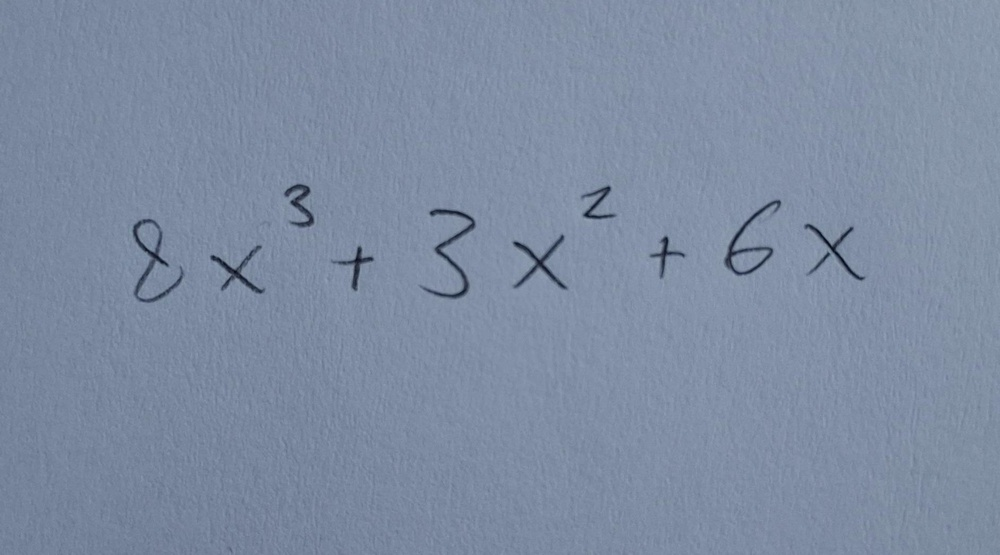
#> input picture CS469_669_DIP_FINALPROJECT_OCR_Presentable/Images/test.jpg, 1000 x 555 px, shrunk from 1884 x 1045 before the run
$ python main.py
#> lines starting #> are read from the running program, lines starting #| are printed output that depends on the picture; after the words box and inside, x2 and y2 are one past the last pixel; in counts of white or black regions, pixels touching at a corner belong together
#> in read_in_image, image is the input picture: shape (555, 1000, 3); mean B, G, R 162.3, 139.9, 125.9
import os
import cv2 as cv
import numpy as np
import pytesseract
import integral_math
from PIL import Image
from matplotlib import pyplot as plt

# [6 lines left out: function zero_padding, not called in this run]


def convert_to_grayscale(image_array):
    # Use weighted techinque to convert the image into grayscale
    grayscale_image = None

    if(len(image_array.shape) == 3):
        r = image_array[:,:,0]
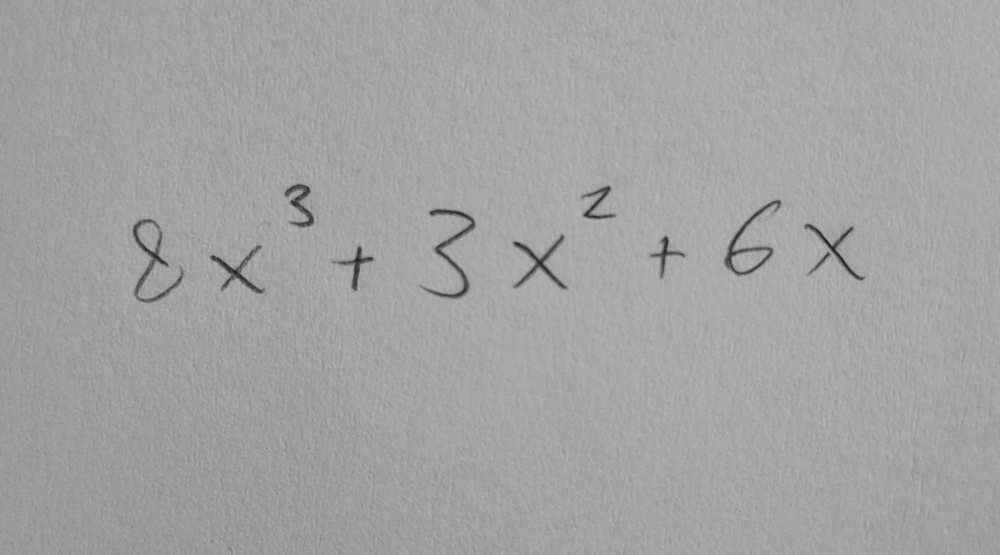
#> r: shape (555, 1000); min 25, max 184, mean 162.3
        g = image_array[:,:,1]
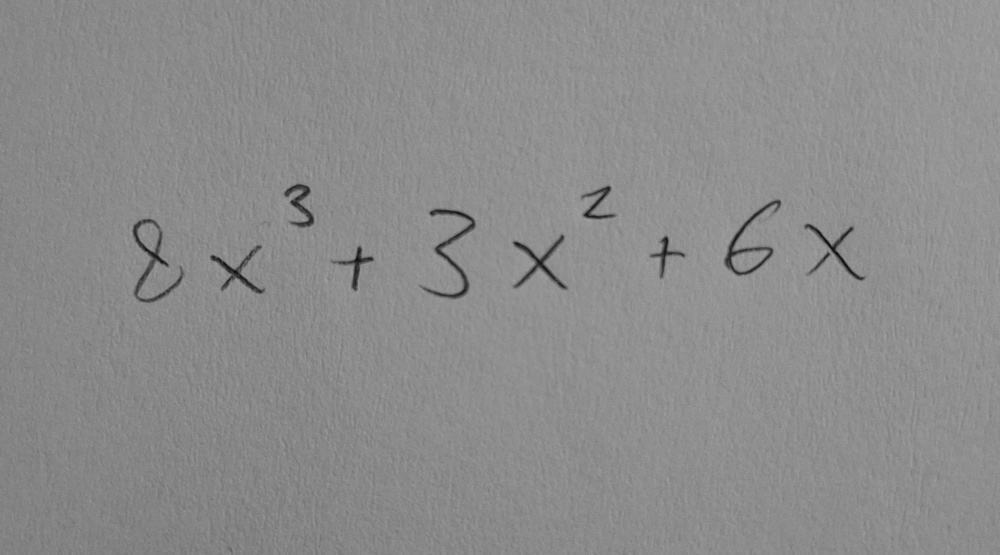
#> g: shape (555, 1000); min 7, max 162, mean 139.9
        b = image_array[:,:,0]

        grayscale_image = (0.299 * r) + (0.587 * g) + (0.114 * b)
    else:
        grayscale_image = image_array
    return grayscale_image
import numpy as np


def otsu_thresh(image):
    binary_image = None
    # Flatten image and calculate histogram
    # Using numpys histogram function to create the histogram
    histogram, _ = np.histogram(image.ravel(), bins=256, range=(0, 255))
#> histogram = 256 values, max 43806 at index 153, min 0 at index 0, mean 2168
    height, width = image.shape
#> height = 555; width = 1000
    total_pixels = height * width
#> total_pixels = 555000

    # Normalize the histogram
    probs = histogram / total_pixels
#> probs = 256 values, max 0.0789 at index 153, min 0 at index 0, mean 0.00391

    # Class 0
    w0 = 0
    # Class 1
    w1 = 0

    # Initialize the means
    mu0 = 0
    mu1 = 0
    sum_for_mu0 = 0

    # Optimization trick
    # 255 bins
    bins = np.arange(256)
    mut = np.sum(bins * probs)
#> mut = 148.7
    # Define it now, start at 0
    best_between_class_var = 0

    # Find the optimal threshold
    optimal_threshold = 0

    # w0*w1 * ((mu0 - mu1) ** 2)
    between_class_variance = 0

    for i in range(1, 255):
        # Probably of class 0 is fraction of pixels below T
        w0 += probs[i - 1]
        # Probablity of class 1 is the opposite of it
        w1 = 1 - w0
        # Get errors if this isn't here
        if(w0 == 0 or w1 == 0):
            continue

        # Average intensity of pixels in C0
        # From 0 to T - 1
        # The top values are summed and not the bottom values
        sum_for_mu0 += (i - 1) * probs[i - 1]
        mu0 = sum_for_mu0 / w0

        # mut = wo * mu0 + w1 * mu1
        # So mu1 = mut - w0 * mu0 / w1
        mu1 = (mut - (w0 * mu0)) / w1
        # Calculate the between class variance
        between_class_variance = w0 * w1 * ((mu0 - mu1)**2)

        # Determine the optimal threshold by comparing the current best class variance
        # With the recently computed between class variance and make the curr value the threshold
        if between_class_variance > best_between_class_var:
            best_between_class_var = between_class_variance
            optimal_threshold = i
#> this loop made 254 passes
#> (w0, w1, sum_for_mu0, mu0, mu1, between_class_variance, best_between_class_var) on passes 39, 40, 42, 43, 44, 45, 46, 47, 48, 49, 50, 51: (1.8e-06, 1, 6.85e-05, 38, 148.7, 0.0221, 0.0221), (5.41e-06, 1, 0.000209, 38.67, 148.7, 0.0654, 0.0654), (7.21e-06, 1, 0.000283, 39.25, 148.7, 0.0863, 0.0863), (9.01e-06, 1, 0.000359, 39.8, 148.7, 0.107, 0.107), (1.26e-05, 1, 0.000514, 40.71, 148.7, 0.147, 0.147), (1.44e-05, 1, 0.000593, 41.12, 148.7, 0.167, 0.167), (2.34e-05, 1, 0.000998, 42.62, 148.7, 0.263, 0.263), (2.88e-05, 1, 0.00125, 43.25, 148.7, 0.32, 0.32), (3.24e-05, 1, 0.00142, 43.67, 148.7, 0.358, 0.358), (4.32e-05, 1, 0.00194, 44.75, 148.7, 0.467, 0.467), (5.05e-05, 1, 0.00229, 45.36, 148.7, 0.538, 0.538), (6.31e-05, 1, 0.00292, 46.29, 148.7, 0.661, 0.661)
#> (w0, w1) on passes 1 to 6: (0, 1), (0, 1), (0, 1), (0, 1), (0, 1), (0, 1)
#> after the loop, best_between_class_var = 40.11; optimal_threshold = 122; sum_for_mu0 = 148.7; w0 = 1

    binary_image = image.copy()
    # Apply the threshold to the image through numpy.where
    binary_image = np.where(image >= optimal_threshold, 255, 0).astype(np.uint8)
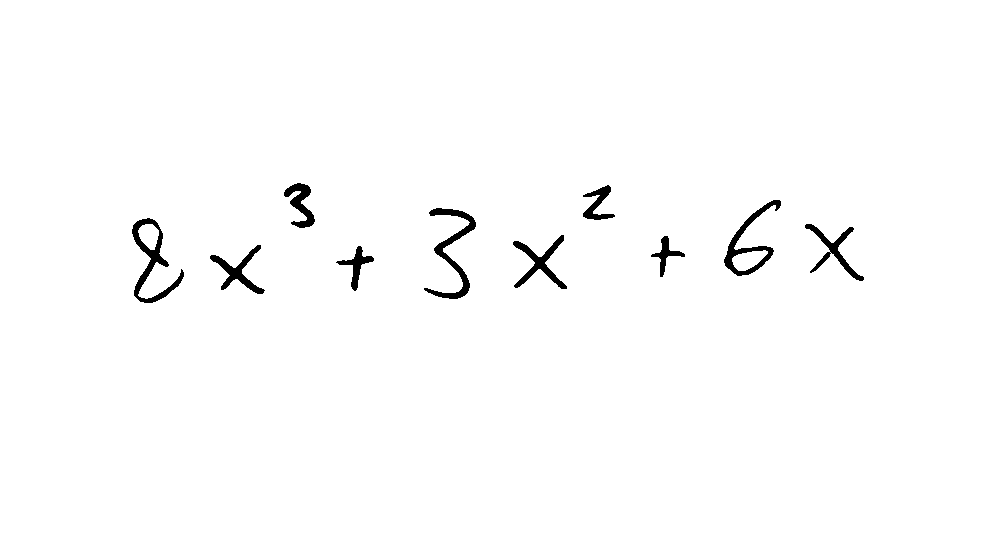
#> binary_image: shape (555, 1000); 98.7% white; 10 black regions, largest, box (x1, y1, x2, y2) and area: (132, 218, 184, 303) 1113, (424, 208, 476, 299) 1103, (724, 200, 781, 276) 972

    return binary_image

# [83 lines left out: functions dilation, erosion, apply_gaussian, not called in this run]

def read_in_image(directory):
    image = cv.imread(directory, flags = cv.IMREAD_COLOR_RGB)
    if image is None:
        print("Error reading in image")
        return

    # Do image preprocessing
    # Apply grayscale conversion
    gs_img = convert_to_grayscale(image)

    # Apply gaussian blur
    blurred_img = cv.GaussianBlur(gs_img, (7, 7), 1.5)
    # convert to a binary_img

    blurred_img = blurred_img.astype(np.uint8)
    binary_img = otsu_thresh(blurred_img)
    # binary_img = cv.threshold(blurred_img, 0, 255, cv.THRESH_BINARY + cv.THRESH_OTSU)
    binary_img = binary_img.astype(np.uint8)

    kernel = np.array([1, 1, 1, 1, 1, 1, 1])
    dialted_image = cv.dilate(binary_img, kernel, iterations=1)
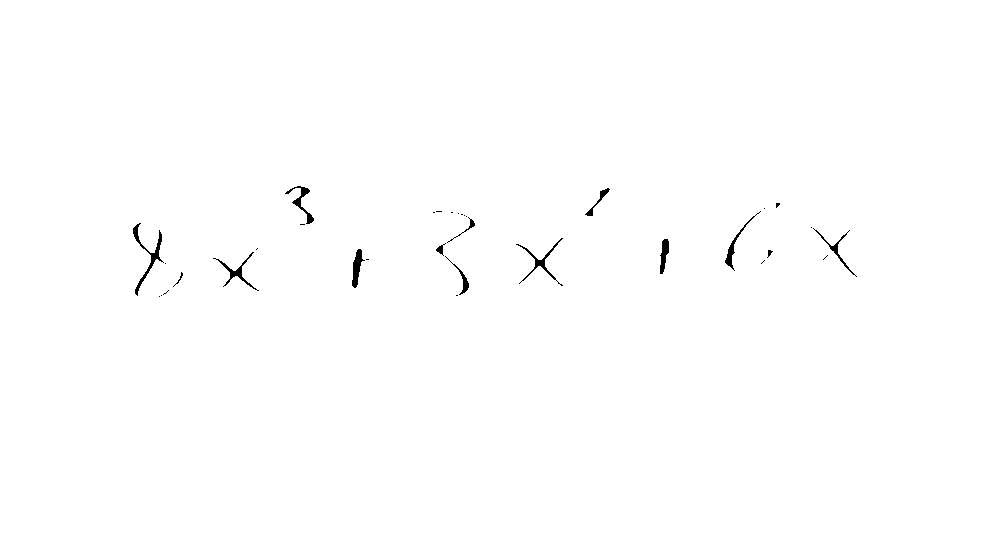
#> dialted_image: shape (555, 1000); 99.6% white; 34 black regions (20 under 20 px), largest, box (x1, y1, x2, y2) and area: (133, 223, 164, 296) 367, (516, 238, 563, 286) 257, (352, 249, 365, 288) 244

    # # Detect the edges
    # edges = canny_edge_detection(binary_img)
    # Output the changes to the image

    # Create a plotly showcase of everything done
    plt.figure(figsize = (15, 8))
    plt.subplot(2, 3, 1)
    plt.imshow(image)
    plt.axis('off')

    plt.title("Original Image")

    plt.subplot(2, 3, 2)
    plt.imshow(gs_img, cmap = 'gray')
    plt.title("Grayscale applied")
    plt.axis('off')

    plt.subplot(2, 3, 3)
    plt.imshow(blurred_img, cmap = 'gray')
    plt.title("Blurred Image")
    plt.axis('off')

    plt.subplot(2, 3, 4)
    plt.imshow(binary_img, cmap = 'gray')
    plt.title("Otsu Thresholding")
    plt.axis('off')

    plt.subplot(2, 3, 5)
    plt.imshow(dialted_image, cmap = 'gray')
    plt.title("Dilated Image")
    plt.axis('off')

    plt.tight_layout()
    plt.show()
#> figure, not shown here; B, G, R data is drawn as R, G, B

    return dialted_image

# [79 lines left out: functions determine_gradient_class_version, canny_edge_detection, not called in this run]

if __name__ == "__main__":
    image = read_in_image(directory="Images/test.jpg")
    if image is None:
        print("Could not read in the image")
        exit(1)

    # hardcoded to my machine, not sure what else to do
    pytesseract.pytesseract.tesseract_cmd = 'C:/Program Files/Tesseract-OCR/tesseract.exe'
#> (the run stopped early here; a loop or call above may not have finished)
